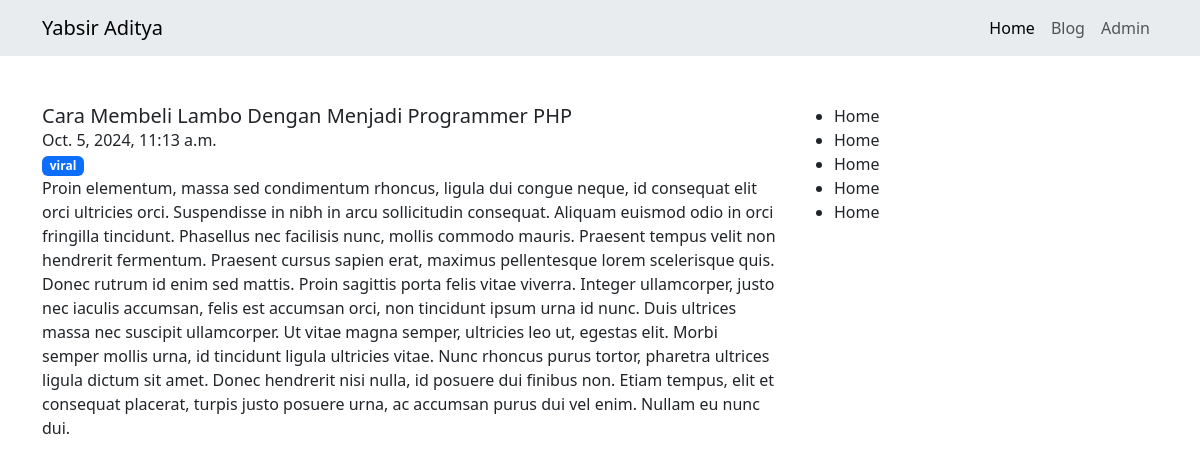
Screenshot of /blog/detail/cara-membeli-lambo-dengan-menjadi-programmer-php/ with the database file from the repository.
### blog/models.py (models this page shows, shortened)
class Artikel(models.Model):
    judul = models.CharField(max_length=255)
    isi = models.TextField()
    kategori = models.ForeignKey(Kategori, on_delete=models.CASCADE)
    slugArtikel = models.SlugField(editable=False, blank=True)
    publicDate = models.DateTimeField(auto_now_add=True)
    update = models.DateTimeField(auto_now_add=True)

class Kategori(models.Model):
    nama = models.CharField(max_length=255)
    slugKategori =models.SlugField(editable=False, blank=True)

### blog/views.py (the view)
# urls.py: path('detail/<slug:slugInput>/', views.detail_artikel),
def detail_artikel(request, slugInput):
    detail_article = Artikel.objects.get(slugArtikel=slugInput)
    context = {
        'title':'Detail Article',
        'heading':'Selamat Datang Di Halaman Detail',
        'DetailArticle': detail_article,
    }
    return render(request, 'detail.html', context)

### blog/templates/detail.html (shortened to what this page needs)
{% extends "base.html" %}
{% block contents %}
    <div class="row mt-5">
        <div class="col-md-8">
            <h5 class="card-title">{{DetailArticle.judul}}</h5>
            <span>{{DetailArticle.publicDate}}</span>
            <br>
            <span class="badge text-bg-primary">{{DetailArticle.kategori.nama}}</span>
            <p class="card-text">{{DetailArticle.isi}}<p>
        </div>
        <div class="col-md-4">
            <ul>
                <li>Home</li>
                <li>Home</li>
                <li>Home</li>
                <li>Home</li>
                <li>Home</li>
            </ul>
        </div>
    </div>
{% endblock contents %}

### rows the page displays
Artikel: judul "Cara Membeli Lambo Dengan Menjadi Programmer PHP", publicDate "Oct. 5, 2024, 11:13 a.m.", kategori.nama "viral", isi "Proin elementum, massa sed condimentum rhoncus, ligula dui congue neque, id consequat elit orci ultricies orci. Suspendisse in nibh in arcu sollicitudin consequat. Aliquam euismod odio in orci fringilla tincidunt. Phasellus nec facilisis nunc, mollis commodo mauris. Praesent tempus velit non hendrerit fermentum. Praesent cursus sapien erat, maximus pellentesque lorem scelerisque quis. Donec rutrum id enim sed mattis. Proin sagittis porta felis vitae viverra. Integer ullamcorper, justo nec iaculis accumsan, felis est accumsan orci, non tincidunt ipsum urna id nunc. Duis ultrices massa nec suscipit ullamcorper. Ut vitae magna semper, ultricies leo ut, egestas elit. Morbi semper mollis urna,…"
